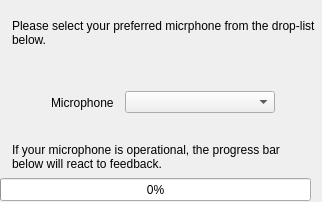
<?xml version="1.0" encoding="UTF-8"?>
<ui version="4.0">
 <class>MicrophoneSelection</class>
 <widget class="QWizardPage" name="MicrophoneSelection">
  <property name="windowModality">
   <enum>Qt::WindowModal</enum>
  </property>
  <property name="geometry">
   <rect>
    <x>0</x>
    <y>0</y>
    <width>322</width>
    <height>202</height>
   </rect>
  </property>
  <property name="windowTitle">
   <string>WizardPage</string>
  </property>
  <property name="title">
   <string>Microphone Selection</string>
  </property>
  <property name="subTitle">
   <string>Select a microphone for usage.</string>
  </property>
  <widget class="QWidget" name="verticalLayoutWidget">
   <property name="geometry">
    <rect>
     <x>0</x>
     <y>0</y>
     <width>321</width>
     <height>201</height>
    </rect>
   </property>
   <layout class="QVBoxLayout" name="verticalLayout">
    <item>
     <widget class="QLabel" name="label">
      <property name="minimumSize">
       <size>
        <width>311</width>
        <height>21</height>
       </size>
      </property>
      <property name="text">
       <string>Please select your preferred micrphone from the drop-list below. </string>
      </property>
      <property name="alignment">
       <set>Qt::AlignLeading|Qt::AlignLeft|Qt::AlignVCenter</set>
      </property>
      <property name="wordWrap">
       <bool>true</bool>
      </property>
      <property name="margin">
       <number>4</number>
      </property>
      <property name="indent">
       <number>12</number>
      </property>
     </widget>
    </item>
    <item>
     <layout class="QFormLayout" name="formLayout">
      <property name="fieldGrowthPolicy">
       <enum>QFormLayout::ExpandingFieldsGrow</enum>
      </property>
      <property name="formAlignment">
       <set>Qt::AlignCenter</set>
      </property>
      <item row="0" column="0">
       <widget class="QLabel" name="labelMics">
        <property name="minimumSize">
         <size>
          <width>68</width>
          <height>24</height>
         </size>
        </property>
        <property name="maximumSize">
         <size>
          <width>68</width>
          <height>24</height>
         </size>
        </property>
        <property name="text">
         <string>Microphone</string>
        </property>
       </widget>
      </item>
      <item row="0" column="1">
       <widget class="QComboBox" name="comboBoxMicrophones">
        <property name="minimumSize">
         <size>
          <width>150</width>
          <height>0</height>
         </size>
        </property>
       </widget>
      </item>
     </layout>
    </item>
    <item>
     <widget class="QLabel" name="label_3">
      <property name="minimumSize">
       <size>
        <width>311</width>
        <height>31</height>
       </size>
      </property>
      <property name="maximumSize">
       <size>
        <width>311</width>
        <height>31</height>
       </size>
      </property>
      <property name="text">
       <string>If your microphone is operational, the progress bar below will react to feedback.</string>
      </property>
      <property name="alignment">
       <set>Qt::AlignLeading|Qt::AlignLeft|Qt::AlignVCenter</set>
      </property>
      <property name="wordWrap">
       <bool>true</bool>
      </property>
      <property name="margin">
       <number>-2</number>
      </property>
      <property name="indent">
       <number>12</number>
      </property>
     </widget>
    </item>
    <item>
     <widget class="QProgressBar" name="progressBarFeedback">
      <property name="minimumSize">
       <size>
        <width>311</width>
        <height>23</height>
       </size>
      </property>
      <property name="maximumSize">
       <size>
        <width>311</width>
        <height>23</height>
       </size>
      </property>
      <property name="value">
       <number>0</number>
      </property>
     </widget>
    </item>
   </layout>
  </widget>
 </widget>
 <resources/>
 <connections/>
</ui>
